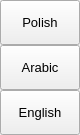
                 <widget class="QFrame" name="extraRightBox">
                  <property name="minimumSize">
                   <size>
                    <width>0</width>
                    <height>0</height>
                   </size>
                  </property>
                  <property name="maximumSize">
                   <size>
                    <width>0</width>
                    <height>16777215</height>
                   </size>
                  </property>
                  <property name="frameShape">
                   <enum>QFrame::Shape::NoFrame</enum>
                  </property>
                  <property name="frameShadow">
                   <enum>QFrame::Shadow::Raised</enum>
                  </property>
                  <layout class="QVBoxLayout" name="verticalLayout_7">
                   <property name="spacing">
                    <number>0</number>
                   </property>
                   <property name="leftMargin">
                    <number>0</number>
                   </property>
                   <property name="topMargin">
                    <number>0</number>
                   </property>
                   <property name="rightMargin">
                    <number>0</number>
                   </property>
                   <property name="bottomMargin">
                    <number>0</number>
                   </property>
                   <item>
                    <widget class="QFrame" name="themeSettingsTopDetail">
                     <property name="maximumSize">
                      <size>
                       <width>16777215</width>
                       <height>3</height>
                      </size>
                     </property>
                     <property name="frameShape">
                      <enum>QFrame::Shape::NoFrame</enum>
                     </property>
                     <property name="frameShadow">
                      <enum>QFrame::Shadow::Raised</enum>
                     </property>
                    </widget>
                   </item>
                   <item>
                    <widget class="QFrame" name="contentSettings">
                     <property name="frameShape">
                      <enum>QFrame::Shape::NoFrame</enum>
                     </property>
                     <property name="frameShadow">
                      <enum>QFrame::Shadow::Raised</enum>
                     </property>
                     <layout class="QVBoxLayout" name="verticalLayout_13">
                      <property name="spacing">
                       <number>0</number>
                      </property>
                      <property name="leftMargin">
                       <number>0</number>
                      </property>
                      <property name="topMargin">
                       <number>0</number>
                      </property>
                      <property name="rightMargin">
                       <number>0</number>
                      </property>
                      <property name="bottomMargin">
                       <number>0</number>
                      </property>
                      <item alignment="Qt::AlignmentFlag::Qt::AlignmentFlag::AlignTop">
                       <widget class="QFrame" name="topMenus">
                        <property name="frameShape">
                         <enum>QFrame::Shape::NoFrame</enum>
                        </property>
                        <property name="frameShadow">
                         <enum>QFrame::Shadow::Raised</enum>
                        </property>
                        <layout class="QVBoxLayout" name="verticalLayout_14">
                         <property name="spacing">
                          <number>0</number>
                         </property>
                         <property name="leftMargin">
                          <number>0</number>
                         </property>
                         <property name="topMargin">
                          <number>0</number>
                         </property>
                         <property name="rightMargin">
                          <number>0</number>
                         </property>
                         <property name="bottomMargin">
                          <number>0</number>
                         </property>
                         <item>
                          <widget class="QPushButton" name="btn_polish">
                           <property name="sizePolicy">
                            <sizepolicy hsizetype="Expanding" vsizetype="Fixed">
                             <horstretch>0</horstretch>
                             <verstretch>0</verstretch>
                            </sizepolicy>
                           </property>
                           <property name="minimumSize">
                            <size>
                             <width>0</width>
                             <height>45</height>
                            </size>
                           </property>
                           <property name="font">
                            <font>
                             <family>Segoe UI</family>
                             <pointsize>10</pointsize>
                             <italic>false</italic>
                             <bold>false</bold>
                            </font>
                           </property>
                           <property name="cursor">
                            <cursorShape>PointingHandCursor</cursorShape>
                           </property>
                           <property name="layoutDirection">
                            <enum>Qt::LayoutDirection::LeftToRight</enum>
                           </property>
                           <property name="styleSheet">
                            <string notr="true">/*background-image: url(:/icons/images/icons/cil-envelope-open.png);*/</string>
                           </property>
                           <property name="text">
                            <string>Polish</string>
                           </property>
                          </widget>
                         </item>
                         <item>
                          <widget class="QPushButton" name="btn_arabic">
                           <property name="sizePolicy">
                            <sizepolicy hsizetype="Expanding" vsizetype="Fixed">
                             <horstretch>0</horstretch>
                             <verstretch>0</verstretch>
                            </sizepolicy>
                           </property>
                           <property name="minimumSize">
                            <size>
                             <width>0</width>
                             <height>45</height>
                            </size>
                           </property>
                           <property name="font">
                            <font>
                             <family>Segoe UI</family>
                             <pointsize>10</pointsize>
                             <italic>false</italic>
                             <bold>false</bold>
                            </font>
                           </property>
                           <property name="cursor">
                            <cursorShape>PointingHandCursor</cursorShape>
                           </property>
                           <property name="layoutDirection">
                            <enum>Qt::LayoutDirection::LeftToRight</enum>
                           </property>
                           <property name="styleSheet">
                            <string notr="true">/*background-image: url(:/icons/images/icons/cil-print.png);*/</string>
                           </property>
                           <property name="text">
                            <string>Arabic</string>
                           </property>
                          </widget>
                         </item>
                         <item>
                          <widget class="QPushButton" name="btn_english">
                           <property name="sizePolicy">
                            <sizepolicy hsizetype="Expanding" vsizetype="Fixed">
                             <horstretch>0</horstretch>
                             <verstretch>0</verstretch>
                            </sizepolicy>
                           </property>
                           <property name="minimumSize">
                            <size>
                             <width>0</width>
                             <height>45</height>
                            </size>
                           </property>
                           <property name="font">
                            <font>
                             <family>Segoe UI</family>
                             <pointsize>10</pointsize>
                             <italic>false</italic>
                             <bold>false</bold>
                            </font>
                           </property>
                           <property name="cursor">
                            <cursorShape>PointingHandCursor</cursorShape>
                           </property>
                           <property name="layoutDirection">
                            <enum>Qt::LayoutDirection::LeftToRight</enum>
                           </property>
                           <property name="styleSheet">
                            <string notr="true">/*background-image: url(:/icons/images/icons/cil-account-logout.png);*/</string>
                           </property>
                           <property name="text">
                            <string>English</string>
                           </property>
                          </widget>
                         </item>
                        </layout>
                       </widget>
                      </item>
                     </layout>
                    </widget>
                   </item>
                  </layout>
                 </widget>
